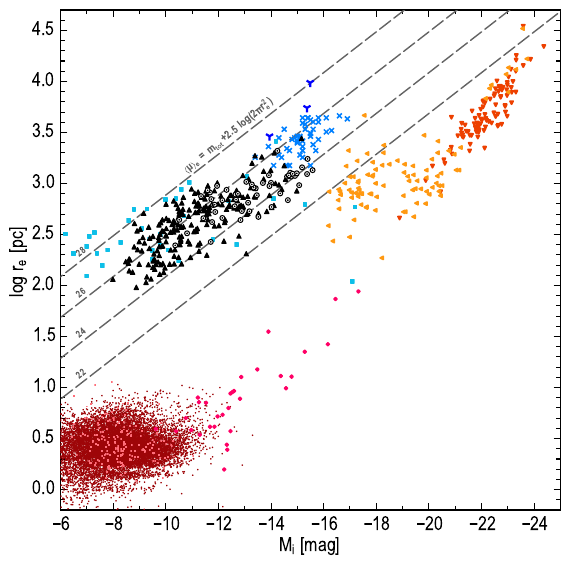

Here is the Python script that generated this plot:
#! /Applications/Ureka/variants/common/bin/python                                                                                                                                                          
                                                                                                                                                                                                           
#=========================================== PACKAGES ============================================#                                                                                                        
from      matplotlib          import    pyplot, mpl                                               #                                                                                                        
import    numpy               as        np                                                        #                                                                                                        
from      numpy               import    *                                                         #                                                                                                        
from      matplotlib          import    rc                                                        #                                                                                                        
import    matplotlib.image    as        mpimg                                                     #                                                                                                        
from      matplotlib.ticker   import    MaxNLocator, MultipleLocator, FormatStrFormatter          #                                                                                                        
#=================================================================================================#                                                                                                        
                                                                                                                                                                                                           
#====================================== STYLE DEFINITIONS ========================================#                                                                                                        
                                                                                                  #                                                                                                        
#FONT                                                                                             #                                                                                                        
mpl.rcParams['font.size']              = 12                                                       #                                                                                                        
mpl.rcParams['font.family']            = 'Arial Narrow'                                           #                                                                                                        
mpl.rcParams['mathtext.fontset']       = 'stixsans'                                               #                                                                                                        
mpl.rcParams['mathtext.default']       = 'regular'                                                #                                                                                                        
mpl.rcParams['text.usetex']            = 'False'                                                  #                                                                                                        
mpl.rcParams['text.latex.unicode']=True                                                           #                                                                                                        
                                                                                                  #                                                                                                        
                                                                                                  #                                                                                                        
#TICKS GENERAL                                                                                    #                                                                                                        
mpl.rcParams['xtick.labelsize']        = 'medium'                                                 #                                                                                                        
mpl.rcParams['ytick.labelsize']        = 'medium'                                                 #                                                                                                        
mpl.rcParams['xtick.color']            = 'k'                                                      #                                                                                                        
mpl.rcParams['ytick.color']            = 'k'                                                      #                                                                                                        
#MAJOR TICKS                                                                                      #                                                                                                        
mpl.rcParams['xtick.major.size']       = '5'                                                      #                                                                                                        
mpl.rcParams['ytick.major.size']       = '5'                                                      #                                                                                                        
mpl.rcParams['xtick.major.width']      = '0.75'                                                      #                                                                                                        
mpl.rcParams['ytick.major.width']      = '0.75'                                                      #                                                                                                        
mpl.rcParams['xtick.major.pad']        = '5'                                                      #                                                                                                        
mpl.rcParams['ytick.major.pad']        = '5'                                                      #                                                                                                        
#MINOR TICKS                                                                                      #                                                                                                        
mpl.rcParams['xtick.minor.size']       = '3'                                                      #                                                                                                        
mpl.rcParams['ytick.minor.size']       = '3'                                                      #                                                                                                        
mpl.rcParams['xtick.minor.width']      = '0.75'                                                   #                                                                                                        
mpl.rcParams['ytick.minor.width']      = '0.75'                                                   #                                                                                                        
mpl.rcParams['xtick.minor.pad']        = '5'                                                      #                                                                                                        
mpl.rcParams['ytick.minor.pad']        = '5'                                                      #                                                                                                        
#AXES                                                                                             #                                                                                                        
mpl.rcParams['axes.facecolor']         = 'white'                                                  #                                                                                                        
mpl.rcParams['axes.edgecolor']         = 'black'                                                  #                                                                                                        
mpl.rcParams['axes.linewidth']         = '0.75'                                                      #                                                                                                        
mpl.rcParams['axes.labelsize']         = 'medium'                                                 #                                                                                                        
mpl.rcParams['axes.labelcolor']        = 'black'                                                  #                                                                                                        
mpl.rcParams['axes.axisbelow']         = 'False'                                                  #                                                                                                        
                                                                                                  #                                                                                                        
#=================================================================================================#                                                                                                        
                                                                                                                                                                                                           
                                                                                                                                                                                                           
#============================================================ IMPORT DATA =================================================================#                                                               

mag_smooth      = np.genfromtxt('finallist_smooth.txt'     ,   dtype=float, comments='#', delimiter='', missing_values='-', skip_header=0, usecols = (9))   #                                                               
mag_nucleated   = np.genfromtxt('finallist_nucleated.txt'  ,   dtype=float, comments='#', delimiter='', missing_values='-', skip_header=0, usecols = (9))   #                                                               

reff_smooth      = np.genfromtxt('finallist_smooth.txt'     ,   dtype=float, comments='#', delimiter='', missing_values='-', skip_header=0, usecols = (11))   #                                                               
reff_nucleated   = np.genfromtxt('finallist_nucleated.txt'  ,   dtype=float, comments='#', delimiter='', missing_values='-', skip_header=0, usecols = (11))   #                                                               

reff_vandokkum15      = np.genfromtxt('vandokkum2015_47dwarfs.txt'     ,   dtype=float, comments='#', delimiter='', missing_values='_', skip_header=1, usecols = (1))   #                                                               
M_g_vandokkum15       = np.genfromtxt('vandokkum2015_47dwarfs.txt'     ,   dtype=float, comments='#', delimiter='', missing_values='_', skip_header=1, usecols = (2))   #                                                               

reff_vandokkum15_new  =    np.log10(reff_vandokkum15*1000)
M_g_vandokkum15_new   =  M_g_vandokkum15-1

mag_smooth_new       =    mag_smooth    - 31.54
mag_nucleated_new    =    mag_nucleated - 31.54
reff_smooth_new      =    np.log10(reff_smooth    * 25.9526)
reff_nucleated_new   =    np.log10(reff_nucleated * 25.9526)
#==========================================================================================================================================#                                                               



#============================================================ CALCULATONS =================================================================#                                                               
#==========================================================================================================================================#                                                               
                                                                                                                                                                                                           
                                                                                                                                                                                                           
                                                                                                                                                                                                           
#===================================== SET FIGURE AND AXES =====================================#                                                                                                          
figure     =  pyplot.figure(figsize=(10,10))                                                    #                                                                                                          
                                                                                                #                                                                                                          
diagram1   = figure.add_axes([0.01,0.01,0.50,0.5],     autoscale_on=True)                      #                                                                                                          
#diagram2   = figure.add_axes([0.01,0.01,0.90,0.48],     autoscale_on=True)                      #                                                                                                          

#===============================================================================================#                                                                                                          
                                                                                                                                                                                                           
                                                                                                                                                                                                           
#=============================================================== CONFIGURE AXES ===============================================================#                                                           
                                                                                                                                               #                                                           
#+++++++++++++++++++++++++++++++++++++++++++++++++++++++++++ DIAGRAM 1 ++++++++++++++++++++++++++++++++++++++++++++++++++++++++++++++++#       #                                                           
                                                                                                                                       #       #                                                           
#------------------------------------------------------ SET AX SCALE --------------------------------------------------------------#   #       #                                                           
#diagram1.set_xscale("log")                                                                                                        #   #       #                                                           
#diagram1.set_yscale("log")                                                                                                        #   #       #                                                           
#diagram1.set_xlim(-17,-7)                                                                                                       #   #       #                                                           
#diagram1.set_ylim(1.5,4)                                                                                                           #   #       #                                                           
##---------------------------------------------------- SET TICK DIRECTIONS ----------------------------------------------------------#   #       #                                                           
diagram1.get_xaxis().set_tick_params(which='both', direction='in')                                                                 #   #       #                                                           
diagram1.get_yaxis().set_tick_params(which='both', direction='in')                                                                 #   #       #                                                           
#---------------------------------------------------- SET TICK LOCATIONS ----------------------------------------------------------#   #       #                                                           
major_xticks_diagram1 = MultipleLocator(1)                                                                                       #   #       #                                                           
minor_xticks_diagram1 = MultipleLocator(0.2)                                                                                       #   #       #                                                           
major_yticks_diagram1 = MultipleLocator(0.5)                                                                                       #   #       #                                                           
minor_yticks_diagram1 = MultipleLocator(0.1)                                                                                        #   #       #                                                           
diagram1.xaxis.set_major_locator(major_xticks_diagram1)                                                                            #   #       #                                                           
diagram1.xaxis.set_minor_locator(minor_xticks_diagram1)                                                                            #   #       #                                                           
diagram1.yaxis.set_major_locator(major_yticks_diagram1)                                                                           #   #       #                                                           
diagram1.yaxis.set_minor_locator(minor_yticks_diagram1)                                                                           #   #       #                                                           
#---------------------------------------------------- CUSTOM TICK LABELS ----------------------------------------------------------#   #       #                                                           
#diagram1.xaxis.set_ticks_position("top")                                                                                        #   #       #                                                           
#diagram1.xaxis.set_ticks_position("both")                                                                                          #   #       #                                                           
##diagram1.yaxis.set_ticks_position("right")                                                                                        #   #       #                                                           
##diagram1.yaxis.set_ticks_position("both")                                                                                         #   #       #                                                           
#xlabels_diagram1 = diagram1.get_xticklabels()                                                                                      #   #       #                                                           
#ylabels_diagram1 = diagram1.get_yticklabels()                                                                                      #   #       #                                                           
##xlabels_diagram1[0].set_visible(False)                                                                                            #   #       #                                                           
##xlabels_diagram1[6].set_visible(False)                                                                                            #   #       #                                                           
#ylabels_diagram1[1].set_visible(False)                                                                                             #   #       #                                                           
#ylabels_diagram1[6].set_visible(False)                                                                                             #   #       #                                                           
##------------------------------------- HIDE ALL TICK LABELS OR SET LABELS INDIVIDUALLY --------------------------------------------#   #       #                                                           
##diagram1.set_xticklabels([])                                                                                                      #   #       #                                                           
#diagram1.set_yticklabels([])                                                                                                      #   #       #                                                           
#---------------------------------------------------- FORMAT TICK LABELS ----------------------------------------------------------#   #       #                                                           
#format_major_xticks_diagram1 = FormatStrFormatter('%1.3f')                                                                        #   #       #                                                           
#format_major_yticks_diagram1 = FormatStrFormatter('%5.2f')                                                                        #   #       #                                                           
#diagram1.xaxis.set_major_formatter(format_major_xticks_diagram1)                                                                  #   #       #                                                           
#diagram1.yaxis.set_major_formatter(format_major_yticks_diagram1)                                                                  #   #       #                                                           
#----------------------------------------------------------- GRID -----------------------------------------------------------------#   #       #                                                           
#diagram3.xaxis.grid(which='major', dash_capstyle = 'round' , dashes=[0,2,0,2] , color='red' , linewidth=0.5, zorder='2')          #   #       #                                                           
#diagram3.xaxis.grid(which='minor', dash_capstyle = 'round' , dashes=[0,2,0,2] , color='red' , linewidth=0.5, zorder='2')          #   #       #                                                           
#diagram3.yaxis.grid(which='minor', dash_capstyle = 'round' , dashes=[0,2,0,2] , color='red' , linewidth=0.5, zorder='2')          #   #       #                                                           
#diagram3.yaxis.grid(which='major', dash_capstyle = 'round' , dashes=[0,2,0,2] , color='red' , linewidth=0.5, zorder='2')          #   #       #                                                           
#----------------------------------------------------- SET AXIS LABELS ------------------------------------------------------------#   #       #                                                           
#diagram1.xaxis.set_label_position("top")                                                                                       #   #       #                                                           
#diagram1.yaxis.set_label_position("right")                                                                                        #   #       #                                                           
diagram1.set_xlabel('M$_i$ [mag]')                                                                                          #   #       #                                                           
diagram1.set_ylabel('log r$_e$ [pc] ')                                                                                            #   #       #                                                           
#-------------------------------------------------- SET AXIS LABEL PADDING --------------------------------------------------------#   #       #                                                           
diagram1.xaxis.labelpad        = 2                                                                                                 #   #       #                                                           
diagram1.yaxis.labelpad        = 2                                                                                                 #   #       #                                                           
#----------------------------------------------------------------------------------------------------------------------------------#   #       #                                                           
                                                                                                                                       #       #                                                           
#++++++++++++++++++++++++++++++++++++++++++++++++++++++++++++++++++++++++++++++++++++++++++++++++++++++++++++++++++++++++++++++++++++++#       #                                                           
                                                                                                                                               #                                                           
#==============================================================================================================================================#                                                           
                                                                                                                                                                                                           
                                                                                                                                                                                                           
#================================================================================= PLOT THINGS ==================================================================================#                         

diagram1.scatter(mag_smooth_new, reff_smooth_new, s=20, marker='.', c='k', linewidths=0.5,  zorder='5', facecolor='black')                                                  #                                                  #                         
diagram1.scatter(mag_nucleated_new, reff_nucleated_new, s=50, marker='.', c='red', linewidths=0.5, facecolor='white', zorder='5')                                                  #                                                  #                         
diagram1.scatter(mag_nucleated_new, reff_nucleated_new, s=1, marker='.', c='red', linewidths=0.5, facecolor='black', zorder='5')                                                  #                                                  #                         

diagram1.scatter(M_g_vandokkum15_new, reff_vandokkum15_new, s=20, marker='x', c='red', linewidths=1.5,  zorder='5', facecolor='red')                                                  #                                                  #                         

#                         
x=np.linspace(-20,-5, num=100)       # set range in x                                                                   #                               #                                                       #                         
f25=-0.2*(x+31.54)-0.5*np.log10(2*3.14)+np.log10(98.417)+25./5.
              # define function                                                                     #                               #                                                      #                         
f24=-0.2*(x+31.54)-0.5*np.log10(2*3.14)+np.log10(98.417)+24./5.
f26=-0.2*(x+31.54)-0.5*np.log10(2*3.14)+np.log10(98.417)+26./5.
f27=-0.2*(x+31.54)-0.5*np.log10(2*3.14)+np.log10(98.417)+27./5.

diagram1.plot( x,  f24, dash_capstyle  = 'round' , dashes=[3,1,3,1]     , color='k'    , linewidth=0.5, zorder='2')          #                               #                                                       #                         
diagram1.plot( x,  f25, dash_capstyle  = 'round' , dashes=[3,1,3,1]     , color='k'    , linewidth=0.5, zorder='2')          #                               #                                                       #                         
diagram1.plot( x,  f26, dash_capstyle  = 'round' , dashes=[3,1,3,1]     , color='k'    , linewidth=0.5, zorder='2')          #                               #                                                       #                         
diagram1.plot( x,  f27, dash_capstyle  = 'round' , dashes=[3,1,3,1]     , color='k'    , linewidth=0.5, zorder='2')          #                               #                                                       #                         


diagram1.text(0.030,  0.738-0.005,'24'        ,fontsize=8.5, weight='heavy', color=[0.36, 0.56, 0.96], zorder='10', transform=diagram1.transAxes, rotation='-39')                                    #                                                 #                                              
diagram1.text(0.065,  0.790-0.005,'25'        ,fontsize=8.5, weight='heavy', color=[0.36, 0.56, 0.96], zorder='10', transform=diagram1.transAxes, rotation='-39')                                    #                                                 #                                              
diagram1.text(0.100,  0.840-0.005,'26'         ,fontsize=8.5, weight='heavy', color=[0.36, 0.56, 0.96], zorder='10', transform=diagram1.transAxes, rotation='-39')                                    #                                                 #                                              
diagram1.text(0.140,  0.890-0.005,'27'         ,fontsize=8.5, weight='heavy', color=[0.36, 0.56, 0.96], zorder='10', transform=diagram1.transAxes, rotation='-39')                                    #                                                 #                                              

diagram1.text(0.24, 0.846+0.006,'$\left\langle \mu  \\right\\rangle_{\\rm{e}} \, = \, m_{\\rm{tot}}+2.5\,log(2\pi r_{\\rm{e}}^2)$'       ,fontsize=10, weight='heavy', color=[0.36, 0.56, 0.96], zorder='10', transform=diagram1.transAxes, rotation='-39')                                    #                                                 #                                              
#================================================================================================================================================================================#                         
                                                                                                                                                                                                           
                                                                                                                                                                                                           
#================================================================ SAVE TO EPS =================================================================#                                                           
#pyplot.show()                                                                                                                                 #                                                           
pyplot.savefig('sequence.eps', bbox_inches='tight', dpi=300)                                                                                     #                                                           
#==============================================================================================================================================#                                                           
